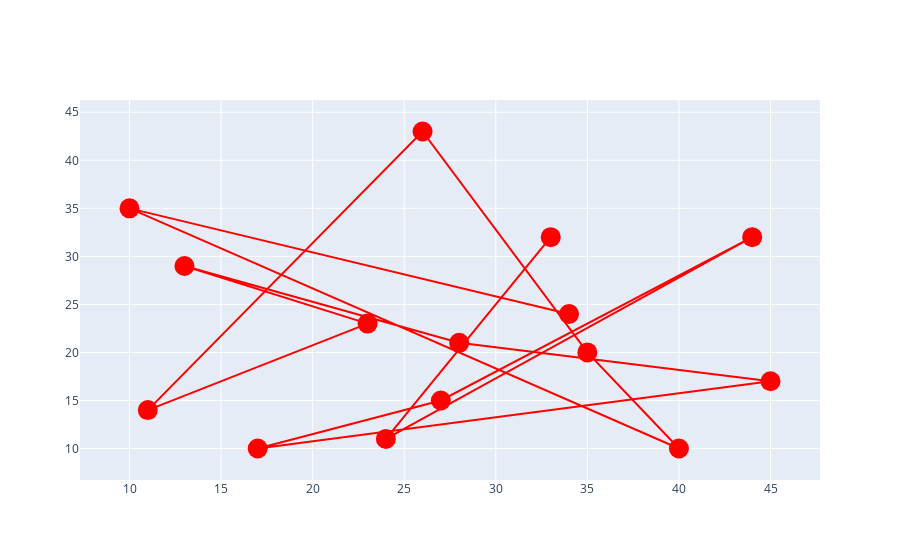

Here is the notebook cell this chart was saved with:
### Code cell
fig = go.Figure(
    data = go.Scatter(
        x = abc, 
        y = xyz, 
        mode = "markers+lines", 
        marker = dict(color = "red", size = 20),
        hoverinfo = "x+y"
    ))
fig.show()

### Figure 1 — Plotly figure (JSON) as saved in the notebook; plotly's stock layout.template omitted (floating-point values rounded to 4 significant figures)
{"data": [{"hoverinfo": "x+y", "marker": {"color": "red", "size": 20}, "mode": "markers+lines", "type": "scatter", "x": [34, 10, 40, 35, 26, 11, 23, 13, 28, 45, 17, 27, 44, 24, 33], "y": [24, 35, 10, 20, 43, 14, 23, 29, 21, 17, 10, 15, 32, 11, 32]}], "layout": {"autosize": true, "xaxis": {"autorange": true, "range": [7.137, 47.86], "type": "linear"}, "yaxis": {"autorange": true, "range": [4.821, 48.18], "type": "linear"}}}
